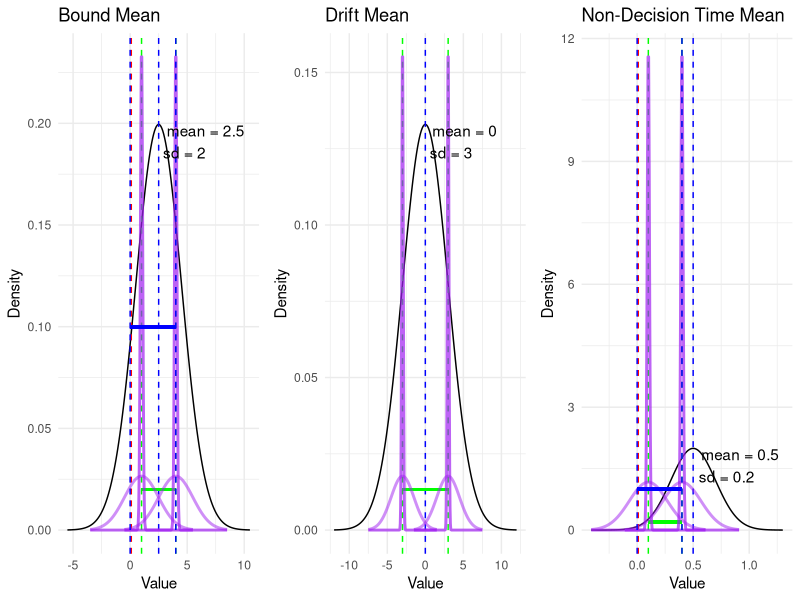

Here is the R script that generated this plot:
custom_priors_list <- list(
                      "bound_mean_mean" = 2.5,    "bound_mean_sdev" = 2.00,
                      "drift_mean_mean" = 0.00,    "drift_mean_sdev" = 3.00,
                      "nondt_mean_mean" = 0.5,    "nondt_mean_sdev" = 0.20,
                      "bound_sdev_lower" = 0.01,   "bound_sdev_upper" = 2.00,
                      "drift_sdev_lower" = 0.01,   "drift_sdev_upper" = 2.00,
                      "nondt_sdev_lower" = 0.01,   "nondt_sdev_upper" = 0.50,
                      "betaweight_mean" = 0,       "betaweight_sdev" = 1)

# Define custom truncation list
custom_truncation_list <- list(
        "bound_mean" = c(0.1, ""), "nondt_mean" = c(0.01, ""), "drift_mean" = c("", ""),
        "bound_sdev" = c(0.01, ""), "nondt_sdev" = c(0.01, ""), "drift_sdev" = c(0.01, ""),
        "drift" = c("", ""), "bound" = c(0.0001, ""), "nondt" = c(0.0001, ""), "betaweight" = c("-3", "3"))


generative_uniforms <- list(
        "bound_mean" = c(1, 4), "nondt_mean" = c(0.1, 0.4), "drift_mean" = c(-3, 3),
        "bound_sdev" = c(0.1, 1.5), "nondt_sdev" = c(0.01, 0.17), "drift_sdev" = c(0.1, 1.5))

# Create a 2x3 grid of normal distributions
library(ggplot2)
library(gridExtra)

# Extract the first six elements into 3 pairs of mean/sdev
params <- list(
  bound = c(custom_priors_list$bound_mean_mean, custom_priors_list$bound_mean_sdev),
  drift = c(custom_priors_list$drift_mean_mean, custom_priors_list$drift_mean_sdev),
  nondt = c(custom_priors_list$nondt_mean_mean, custom_priors_list$nondt_mean_sdev)
)

# Function to create truncated normal distribution plot with uniform range and extreme normals
create_normal_plot <- function(mean_val, sd_val, title, truncation, uniform_range, sdev_range) {
  # Set x range to accommodate all distributions
  x_range <- c(
    min(uniform_range[1] - 3*sdev_range[2], mean_val - 4*sd_val),
    max(uniform_range[2] + 3*sdev_range[2], mean_val + 4*sd_val)
  )
  
  x <- seq(x_range[1], x_range[2], length.out = 200)  # Increased points for smoother curves
  y <- dnorm(x, mean = mean_val, sd = sd_val)
  
  # Normalize the density to account for truncation
  if(truncation[1] != "" || truncation[2] != "") {
    total_prob <- pnorm(x_range[2], mean_val, sd_val) - pnorm(x_range[1], mean_val, sd_val)
    y <- y/total_prob
  }
  
  data <- data.frame(x = x, y = y)
  
  p <- ggplot(data, aes(x = x, y = y)) +
    geom_line() +
    ggtitle(title) +
    theme_minimal() +
    labs(x = "Value", y = "Density") +
    geom_vline(xintercept = mean_val, linetype = "dashed", color = "blue")
  
  # Add truncation lines if they exist
  if(truncation[1] != "") {
    p <- p + geom_vline(xintercept = as.numeric(truncation[1]), 
                       linetype = "dashed", color = "red")
  }
  if(truncation[2] != "") {
    p <- p + geom_vline(xintercept = as.numeric(truncation[2]), 
                       linetype = "dashed", color = "red")
  }
  
  # Add uniform distribution line
  uniform_height <- 0.1 * max(y)
  p <- p + 
    geom_segment(aes(x = uniform_range[1], y = uniform_height, 
                     xend = uniform_range[2], yend = uniform_height),
                 color = "green", size = 1) +
    geom_vline(xintercept = uniform_range[1], linetype = "dashed", color = "green") +
    geom_vline(xintercept = uniform_range[2], linetype = "dashed", color = "green")
  
  # Add extreme normal distributions
  # For lower extreme
  x_lower <- seq(uniform_range[1] - 3*sdev_range[2], uniform_range[1] + 3*sdev_range[2], length.out = 200)
  # Adjust scaling factors based on parameter
  if(grepl("Non-Decision Time", title)) {
    scale_small <- 0.15  # Reduced from 0.3
    scale_large <- 0.25  # Reduced from 0.5
  } else {
    scale_small <- 0.3
    scale_large <- 0.5
  }
  
  y_lower_small <- dnorm(x_lower, mean = uniform_range[1], sd = sdev_range[1]) * scale_small * max(y)
  y_lower_large <- dnorm(x_lower, mean = uniform_range[1], sd = sdev_range[2]) * scale_large * max(y)
  
  # For upper extreme
  x_upper <- seq(uniform_range[2] - 3*sdev_range[2], uniform_range[2] + 3*sdev_range[2], length.out = 200)
  y_upper_small <- dnorm(x_upper, mean = uniform_range[2], sd = sdev_range[1]) * scale_small * max(y)
  y_upper_large <- dnorm(x_upper, mean = uniform_range[2], sd = sdev_range[2]) * scale_large * max(y)
  
  # Add the extreme normal distributions to the plot
  p <- p +
    # Lower extreme
    geom_line(data = data.frame(x = x_lower, y = y_lower_small), 
              aes(x = x, y = y), color = "purple", alpha = 0.7, size = 1) +
    geom_line(data = data.frame(x = x_lower, y = y_lower_large), 
              aes(x = x, y = y), color = "purple", alpha = 0.5, size = 1) +
    # Upper extreme
    geom_line(data = data.frame(x = x_upper, y = y_upper_small), 
              aes(x = x, y = y), color = "purple", alpha = 0.7, size = 1) +
    geom_line(data = data.frame(x = x_upper, y = y_upper_large), 
              aes(x = x, y = y), color = "purple", alpha = 0.5, size = 1)
  
  # Add blue horizontal lines for the ranges from custom_truncation_list
  # Get the appropriate range based on the title
  if(grepl("Bound", title)) {
    range_vals <- c(as.numeric(custom_truncation_list$bound[1]), 
                   if(custom_truncation_list$bound[2] == "") uniform_range[2] 
                   else as.numeric(custom_truncation_list$bound[2]))
  } else if(grepl("Drift", title)) {
    range_vals <- as.numeric(custom_truncation_list$drift)
  } else if(grepl("Non-Decision Time", title)) {
    range_vals <- c(as.numeric(custom_truncation_list$nondt[1]), 
                   if(custom_truncation_list$nondt[2] == "") uniform_range[2] 
                   else as.numeric(custom_truncation_list$nondt[2]))
  }
  
  # Add the blue horizontal line at the middle height
  p <- p + 
    geom_segment(aes(x = range_vals[1], y = max(y) * 0.5, 
                     xend = range_vals[2], yend = max(y) * 0.5),
                 color = "blue", size = 1) +
    geom_vline(xintercept = range_vals[1], linetype = "dashed", color = "blue") +
    geom_vline(xintercept = range_vals[2], linetype = "dashed", color = "blue")
  
  # Add annotations
  p <- p + annotate("text", x = mean_val, y = max(y), 
                    label = paste("mean =", round(mean_val, 2), "\nsd =", round(sd_val, 2)),
                    hjust = -0.1, vjust = 1)
  
  return(p)
}

# Create the plots
plots <- list()
plots[[1]] <- create_normal_plot(params$bound[1], params$bound[2], "Bound Mean", 
                                custom_truncation_list$bound_mean,
                                generative_uniforms$bound_mean,
                                generative_uniforms$bound_sdev)
plots[[2]] <- create_normal_plot(params$drift[1], params$drift[2], "Drift Mean", 
                                custom_truncation_list$drift_mean,
                                generative_uniforms$drift_mean,
                                generative_uniforms$drift_sdev)
plots[[3]] <- create_normal_plot(params$nondt[1], params$nondt[2], "Non-Decision Time Mean", 
                                custom_truncation_list$nondt_mean,
                                generative_uniforms$nondt_mean,
                                generative_uniforms$nondt_sdev)

# Create the PDF
pdf(here("demos", "simulation-studies", "generative_uniforms", "normal_distributions.pdf"), width = 12, height = 4)
do.call(grid.arrange, c(plots, ncol = 3))
dev.off()

cat("PDF created: normal_distributions.pdf\n")